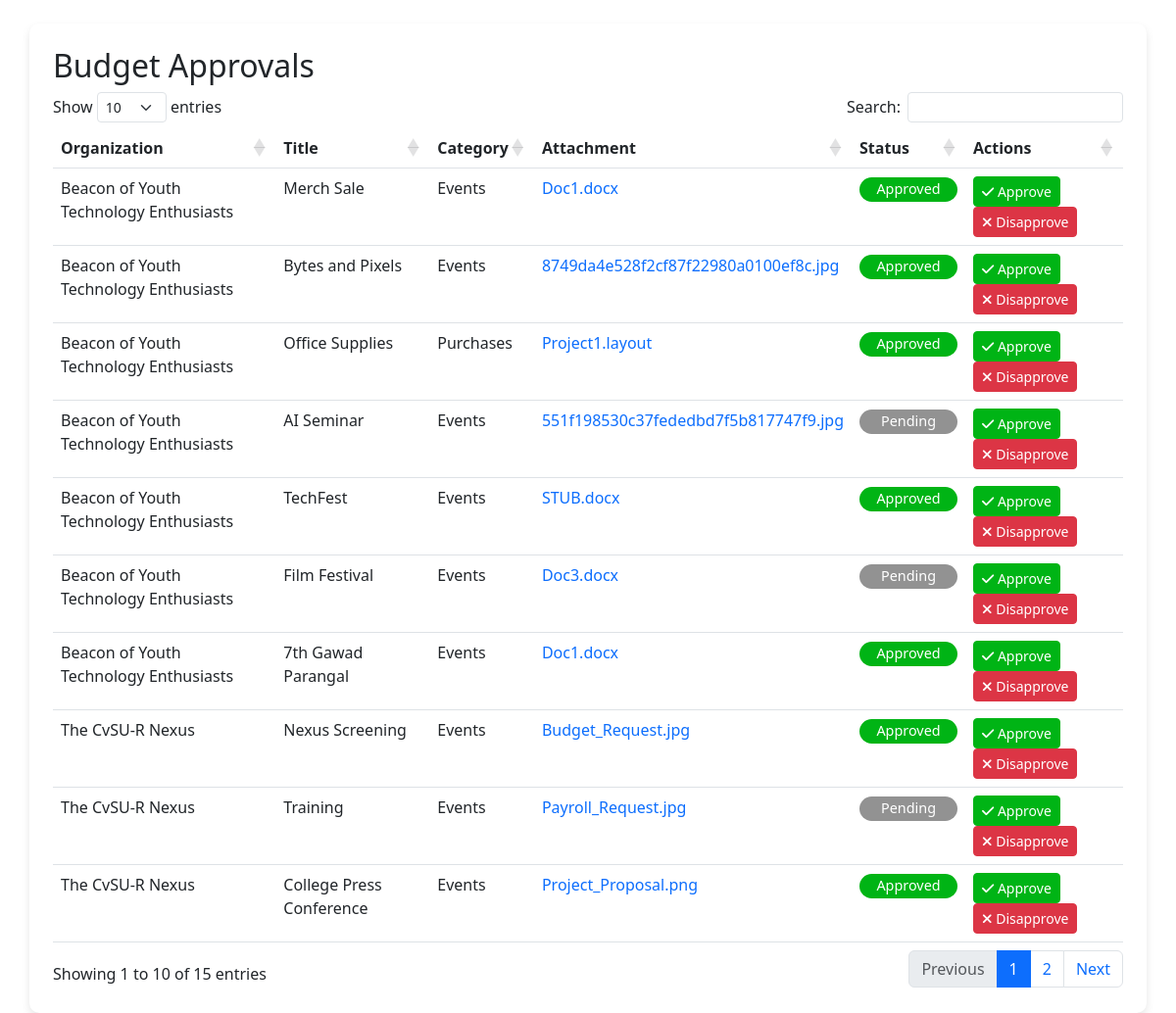
Screenshot of /budget_management/admin_budget_approval_table.php with the database file from the repository.
### tables this page shows
CREATE TABLE `budget_approvals` (
  `approval_id` int(11) NOT NULL,
  `title` varchar(255) NOT NULL,
  `category` enum('Events','Purchases','Maintenance') NOT NULL,
  `attachment` varchar(255) DEFAULT NULL,
  `status` enum('Pending','Approved','Disapproved') DEFAULT 'Pending',
  `organization_id` int(11) NOT NULL,
  `created_by` int(11) NOT NULL,
  `created_at` timestamp NOT NULL DEFAULT current_timestamp(),
  `archived` tinyint(1) DEFAULT 0
);

CREATE TABLE `organizations` (
  `organization_id` int(11) NOT NULL,
  `organization_name` varchar(255) NOT NULL,
  `organization_logo` varchar(255) DEFAULT NULL,
  `organization_members` int(11) NOT NULL DEFAULT 0,
  `organization_status` enum('Probationary','Level I','Level II') NOT NULL DEFAULT 'Probationary',
  `created_at` timestamp NOT NULL DEFAULT current_timestamp(),
  `balance` decimal(15,2) DEFAULT 0.00,
  `beginning_balance` decimal(15,2) DEFAULT 0.00,
  `cash_on_bank` decimal(15,2) DEFAULT 0.00,
  `cash_on_hand` decimal(15,2) DEFAULT 0.00
);

### budget_management/admin_budget_approval_table.php (the view, shortened to what this page needs)
<?php
include 'connection.php';
?>
<!DOCTYPE html>
<html lang="en">
<head>
    <link rel="stylesheet" href="https://cdn.jsdelivr.net/npm/bootstrap@5.3.0/dist/css/bootstrap.min.css">
    <link rel="stylesheet" href="https://cdnjs.cloudflare.com/ajax/libs/font-awesome/6.6.0/css/all.min.css">
    <link rel="stylesheet" href="https://cdnjs.cloudflare.com/ajax/libs/selectize.js/0.12.6/css/selectize.bootstrap3.min.css" />
    <link rel="stylesheet" href="https://cdn.datatables.net/1.13.1/css/dataTables.bootstrap5.min.css">
    <link rel="stylesheet" href="css/styles.css">
</head>
<body>
<div class="container mt-4 p-4">
    <h2>Budget Approvals</h2>
    <table class="table mt-4" id="approvalsTable">
        <thead>
            <tr>
                <th>Organization</th>
                <th>Title</th>
                <th>Category</th>
                <th>Attachment</th>
                <th>Status</th>
                <th>Actions</th>
            </tr>
        </thead>
        <tbody>
            <?php
            $query = "
                SELECT b.*, o.organization_name
                FROM budget_approvals b
                JOIN organizations o ON b.organization_id = o.organization_id";
            $result = mysqli_query($conn, $query);
            while ($row = mysqli_fetch_assoc($result)) {
                $organization = $row['organization_name'];
                $title = $row['title'];
                $category = $row['category'];
                $attachment = $row['attachment'];
                ?>
                <tr>
                    <td><?php echo htmlspecialchars($organization); ?></td>
                    <td><?php echo htmlspecialchars($title); ?></td>
                    <td><?php echo htmlspecialchars($category); ?></td>
                    <td>
                        <a href="uploads/<?php echo htmlspecialchars($attachment); ?>" class='link-offset-2 link-underline link-underline-opacity-0' target="_blank">
                            <?php echo htmlspecialchars($attachment); ?>
                        </a>
                    </td>
                    <td>
                        <?php
                        if ($row['status'] == 'Pending') {
                            echo " <span class='badge rounded-pill pending'> ";
                        } else if ($row['status'] == 'Approved') {
                            echo " <span class='badge rounded-pill approved'> ";
                        } else if ($row['status'] == 'Disapproved') {
                            echo " <span class='badge rounded-pill disapproved'> ";
                        }
                        echo ucfirst($row['status']);
                        ?>
                    </span>
                    </td>
                    <td>
                        <form action="admin_budget_approval.php" method="POST" style="display:inline;">
                            <button type="submit" class="btn btn-sm btn-success"><i class="fa-solid fa-check"></i> Approve</button>
                        </form>
                        <form action="admin_budget_approval.php" method="POST" style="display:inline;">
                            <button type="submit" class="btn btn-sm btn-danger"><i class="fa-solid fa-xmark"></i> Disapprove</button>
                        </form>
                    </td>
                </tr>
                <?php
            }
            ?>
        </tbody>
    </table>
</div>
</body>
</html>

### budget_management/css/styles.css (style rules this page uses)
body { display: flex; margin: 0; padding: 0; height: 100%; }
html { font-size: 1em; }
.container { padding-top: 20px; background-color: #fff; border-radius: 10px; box-shadow: 0 4px 8px rgba(0, 0, 0, 0.1); }
table { table-layout: auto; max-width: 100%; height: auto; border-collapse: collapse; }
.btn-success { background-color: #00b415; border-color: #00b415; }
.rounded-pill { border-radius: 50px; font-size: 0.9rem; font-weight: 400; display: inline-block; text-align: center; white-space: nowrap; width: 100px; }
.badge.rounded-pill.approved { background-color: #00b415; color: #fff; }
.badge.rounded-pill.pending { background-color: #929292; color: #fff; }

### rows the page displays
budget_approvals: organization.organization_name "Beacon of Youth Technology Enthusiasts", title "Merch Sale", category "Events", attachment "Doc1.docx", status "Approved"
budget_approvals: organization.organization_name "Beacon of Youth Technology Enthusiasts", title "Bytes and Pixels", category "Events", attachment "8749da4e528f2cf87f22980a0100ef8c.jpg", status "Approved"
budget_approvals: organization.organization_name "Beacon of Youth Technology Enthusiasts", title "Office Supplies", category "Purchases", attachment "Project1.layout", status "Approved"
budget_approvals: organization.organization_name "Beacon of Youth Technology Enthusiasts", title "AI Seminar", category "Events", attachment "551f198530c37fededbd7f5b817747f9.jpg", status "Pending"
budget_approvals: organization.organization_name "Beacon of Youth Technology Enthusiasts", title "TechFest", category "Events", attachment "STUB.docx", status "Approved"
budget_approvals: organization.organization_name "Beacon of Youth Technology Enthusiasts", title "Film Festival", category "Events", attachment "Doc3.docx", status "Pending"
budget_approvals: organization.organization_name "Beacon of Youth Technology Enthusiasts", title "7th Gawad Parangal", category "Events", attachment "Doc1.docx", status "Approved"
budget_approvals: organization.organization_name "The CvSU-R Nexus", title "Nexus Screening", category "Events", attachment "Budget_Request.jpg", status "Approved"
budget_approvals: organization.organization_name "The CvSU-R Nexus", title "Training", category "Events", attachment "Payroll_Request.jpg", status "Pending"
budget_approvals: organization.organization_name "The CvSU-R Nexus", title "College Press Conference", category "Events", attachment "Project_Proposal.png", status "Approved"
